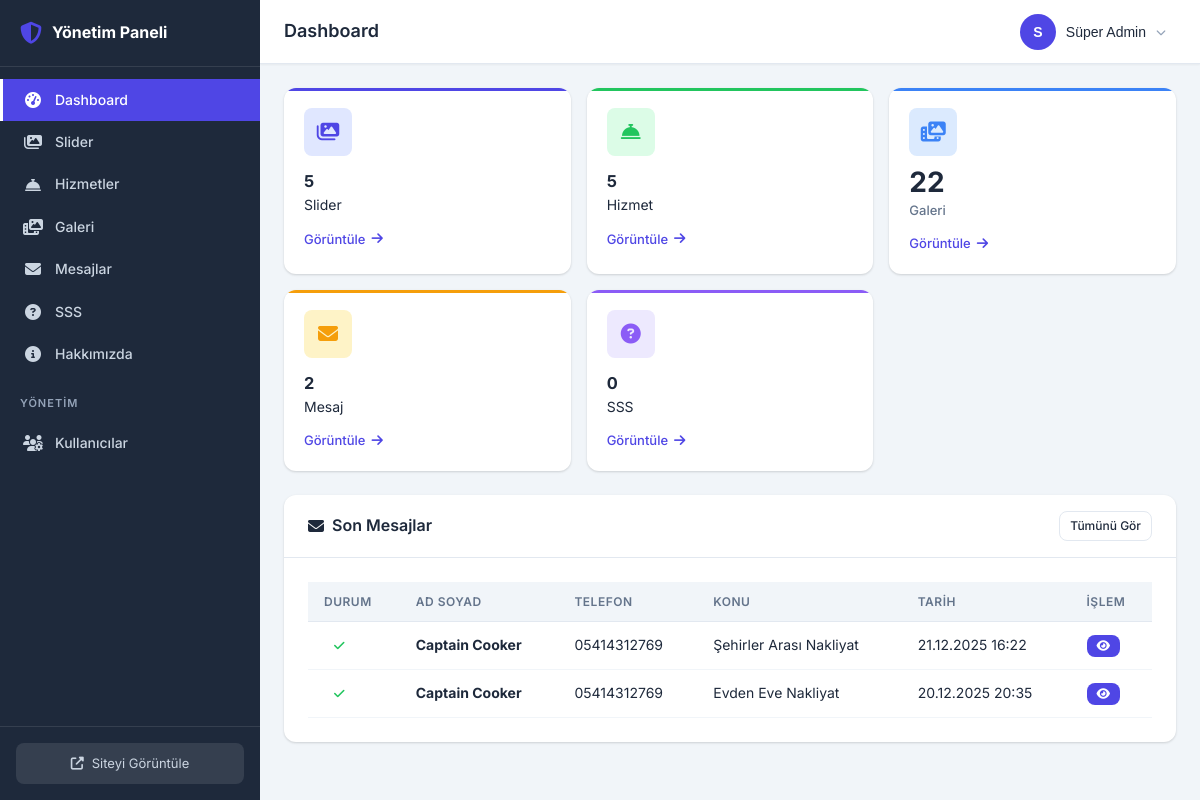
Screenshot of /gizli-yonetim-x7c8v9/ (signed in) with the database file from the repository.
### custom_admin/models.py (models this page shows, shortened)
class AdminUser(models.Model):
    ROLE_CHOICES = [
        ('superadmin', 'Süper Admin'),
        ('admin', 'Admin'),
    ]
    id = models.UUIDField(primary_key=True, default=uuid.uuid4, editable=False)
    username = models.CharField(max_length=50, unique=True, verbose_name="Kullanıcı Adı")
    password_hash = models.CharField(max_length=256, verbose_name="Şifre Hash")
    email = models.EmailField(blank=True, verbose_name="E-posta")
    first_name = models.CharField(max_length=100, blank=True, verbose_name="Ad")
    last_name = models.CharField(max_length=100, blank=True, verbose_name="Soyad")
    role = models.CharField(max_length=20, choices=ROLE_CHOICES, default='admin', verbose_name="Rol")
    is_active = models.BooleanField(default=True, verbose_name="Aktif")
    created_at = models.DateTimeField(auto_now_add=True, verbose_name="Oluşturulma Tarihi")
    updated_at = models.DateTimeField(auto_now=True, verbose_name="Güncellenme Tarihi")
    last_login = models.DateTimeField(null=True, blank=True, verbose_name="Son Giriş")
    can_manage_sliders = models.BooleanField(default=True, verbose_name="Slider Yönetimi")
    can_manage_services = models.BooleanField(default=True, verbose_name="Hizmet Yönetimi")
    can_manage_gallery = models.BooleanField(default=True, verbose_name="Galeri Yönetimi")
    can_manage_messages = models.BooleanField(default=True, verbose_name="Mesaj Yönetimi")
    can_manage_faq = models.BooleanField(default=True, verbose_name="SSS Yönetimi")
    can_manage_about = models.BooleanField(default=True, verbose_name="Hakkımızda Yönetimi")
    class Meta:
        verbose_name = "Admin Kullanıcı"
        verbose_name_plural = "Admin Kullanıcılar"
        ordering = ['-created_at']
    @property
    def is_superadmin(self):
        return self.role == 'superadmin'
    @property
    def full_name(self):
        name = f"{self.first_name} {self.last_name}".strip()
        return name or self.username

### core/models.py (models this page shows, shortened)
class ContactMessage(models.Model):
    ROOM_CHOICES = [
        ('1+0', '1+0 (Stüdyo)'),
        ('1+1', '1+1'),
        ('2+1', '2+1'),
        ('3+1', '3+1'),
        ('4+1', '4+1'),
        ('5+1', '5+1 ve üzeri'),
        ('villa', 'Villa'),
        ('ofis', 'Ofis'),
    ]
    SUBJECT_CHOICES = [
        ('evden_eve', 'Evden Eve Nakliyat'),
        ('sehirler_arasi', 'Şehirler Arası Nakliyat'),
        ('ofis', 'Ofis Taşımacılığı'),
        ('paketleme', 'Paketleme Hizmeti'),
        ('mobilya', 'Mobilya Montajı'),
    ]
    name = models.CharField(max_length=100, verbose_name="Ad Soyad")
    email = models.EmailField(verbose_name="E-Mail", blank=True)
    phone = models.CharField(max_length=20, verbose_name="Telefon", blank=True)
    subject = models.CharField(max_length=50, choices=SUBJECT_CHOICES, verbose_name="Konu", default='evden_eve')
    room_count = models.CharField(max_length=20, choices=ROOM_CHOICES, verbose_name="Oda Sayısı")
    message = models.TextField(verbose_name="Mesaj")
    created_at = models.DateTimeField(auto_now_add=True, verbose_name="Gönderim Tarihi")
    is_read = models.BooleanField(default=False, verbose_name="Okundu")
    class Meta:
        verbose_name = "İletişim Mesajı"
        verbose_name_plural = "İletişim Mesajları"
        ordering = ['-created_at']

### custom_admin/views.py (the view)
# urls.py: path('', views.dashboard, name='dashboard'),
@admin_login_required
def dashboard(request):
    context = {
        'admin_user': request.admin_user,
        'slider_count': SliderImage.objects.count(),
        'service_count': Service.objects.count(),
        'gallery_count': GalleryImage.objects.count(),
        'message_count': ContactMessage.objects.count(),
        'unread_messages': ContactMessage.objects.filter(is_read=False).count(),
        'faq_count': FAQ.objects.count(),
        'recent_messages': ContactMessage.objects.order_by('-created_at')[:5],
    }
    return render(request, 'custom_admin/dashboard.html', context)

### custom_admin/context_processors.py (called while the page is built)
def admin_context(request):
    context = {}
    if hasattr(request, 'admin_user'):
        context['unread_count'] = ContactMessage.objects.filter(is_read=False).count()
    return context

### custom_admin/templates/custom_admin/dashboard.html (shortened to what this page needs)
{% extends "custom_admin/base.html" %}
{% block page_title %}Dashboard{% endblock %}
{% block content %}
<div class="stats-grid">
    <div class="stat-card stat-primary">
        <div class="stat-icon"><i class="fas fa-images"></i></div>
        <div class="stat-details">
            <h3>{{ slider_count }}</h3>
            <p>Slider</p>
        </div>
        <a href="{% url 'custom_admin:slider_list' %}" class="stat-link">Görüntüle <i class="fas fa-arrow-right"></i></a>
    </div>
    <div class="stat-card stat-success">
        <div class="stat-icon"><i class="fas fa-concierge-bell"></i></div>
        <div class="stat-details">
            <h3>{{ service_count }}</h3>
            <p>Hizmet</p>
        </div>
        <a href="{% url 'custom_admin:service_list' %}" class="stat-link">Görüntüle <i class="fas fa-arrow-right"></i></a>
    </div>
    <div class="stat-card stat-info">
        <div class="stat-icon"><i class="fas fa-photo-video"></i></div>
        <div class="stat-details">
            <h3>{{ gallery_count }}</h3>
            <p>Galeri</p>
        </div>
        <a href="{% url 'custom_admin:gallery_list' %}" class="stat-link">Görüntüle <i class="fas fa-arrow-right"></i></a>
    </div>
    <div class="stat-card stat-warning">
        <div class="stat-icon"><i class="fas fa-envelope"></i></div>
        <div class="stat-details">
            <h3>{{ message_count }}</h3>
            <p>Mesaj</p>
        </div>
        <a href="{% url 'custom_admin:message_list' %}" class="stat-link">
            Görüntüle <i class="fas fa-arrow-right"></i>
        </a>
    </div>
    <div class="stat-card stat-purple">
        <div class="stat-icon"><i class="fas fa-question-circle"></i></div>
        <div class="stat-details">
            <h3>{{ faq_count }}</h3>
            <p>SSS</p>
        </div>
        <a href="{% url 'custom_admin:faq_list' %}" class="stat-link">Görüntüle <i class="fas fa-arrow-right"></i></a>
    </div>
</div>
<div class="card mt-4">
    <div class="card-header">
        <h2><i class="fas fa-envelope"></i> Son Mesajlar</h2>
        <a href="{% url 'custom_admin:message_list' %}" class="btn btn-sm btn-outline">Tümünü Gör</a>
    </div>
    <div class="card-body">
        {% if recent_messages %}
        <div class="table-responsive">
            <table class="data-table">
                <thead>
                    <tr>
                        <th>Durum</th>
                        <th>Ad Soyad</th>
                        <th>Telefon</th>
                        <th>Konu</th>
                        <th>Tarih</th>
                        <th>İşlem</th>
                    </tr>
                </thead>
                <tbody>
                    {% for msg in recent_messages %}
                    <tr class="{% if not msg.is_read %}row-unread{% endif %}">
                        <td>
                            {% if msg.is_read %}
                            <span class="status-badge status-read"><i class="fas fa-check"></i></span>
                            {% else %}
                            <span class="status-badge status-unread"><i class="fas fa-circle"></i></span>
                            {% endif %}
                        </td>
                        <td><strong>{{ msg.name }}</strong></td>
                        <td>{{ msg.phone }}</td>
                        <td>{{ msg.get_subject_display }}</td>
                        <td>{{ msg.created_at|date:"d.m.Y H:i" }}</td>
                        <td>
                            <a href="{% url 'custom_admin:message_detail' msg.pk %}" class="btn btn-sm btn-primary">
                                <i class="fas fa-eye"></i>
                            </a>
                        </td>
                    </tr>
                    {% endfor %}
                </tbody>
            </table>
        </div>
        {% else %}
        <div class="empty-state">
            <i class="fas fa-inbox"></i>
            <p>Henüz mesaj bulunmuyor.</p>
        </div>
        {% endif %}
    </div>
</div>
{% endblock %}

### custom_admin/templates/custom_admin/base.html (shortened to what this page needs)
{% load static %}
<!DOCTYPE html>
<html lang="tr" data-theme="light">
<head>
    <link rel="stylesheet" href="https://cdnjs.cloudflare.com/ajax/libs/font-awesome/6.4.0/css/all.min.css">
    <link rel="stylesheet" href="{% static 'custom_admin/css/admin.css' %}">
</head>
<body>
    <div class="admin-wrapper">
        <aside class="sidebar" id="sidebar">
            <div class="sidebar-header">
                <div class="sidebar-logo">
                    <i class="fas fa-shield-alt"></i>
                    <span>Yönetim Paneli</span>
                </div>
            </div>
            <nav class="sidebar-nav">
                <ul>
                    <li>
                        <a href="{% url 'custom_admin:dashboard' %}" class="{% if request.resolver_match.url_name == 'dashboard' %}active{% endif %}">
                            <i class="fas fa-tachometer-alt"></i>
                            <span>Dashboard</span>
                        </a>
                    </li>
                    {% if admin_user.has_permission.can_manage_sliders or admin_user.is_superadmin %}
                    <li>
                        <a href="{% url 'custom_admin:slider_list' %}" class="{% if 'slider' in request.resolver_match.url_name %}active{% endif %}">
                            <i class="fas fa-images"></i>
                            <span>Slider</span>
                        </a>
                    </li>
                    {% endif %}
                    {% if admin_user.has_permission.can_manage_services or admin_user.is_superadmin %}
                    <li>
                        <a href="{% url 'custom_admin:service_list' %}" class="{% if 'service' in request.resolver_match.url_name %}active{% endif %}">
                            <i class="fas fa-concierge-bell"></i>
                            <span>Hizmetler</span>
                        </a>
                    </li>
                    {% endif %}
                    {% if admin_user.has_permission.can_manage_gallery or admin_user.is_superadmin %}
                    <li>
                        <a href="{% url 'custom_admin:gallery_list' %}" class="{% if 'gallery' in request.resolver_match.url_name %}active{% endif %}">
                            <i class="fas fa-photo-video"></i>
                            <span>Galeri</span>
                        </a>
                    </li>
                    {% endif %}
                    {% if admin_user.has_permission.can_manage_messages or admin_user.is_superadmin %}
                    <li>
                        <a href="{% url 'custom_admin:message_list' %}" class="{% if 'message' in request.resolver_match.url_name %}active{% endif %}">
                            <i class="fas fa-envelope"></i>
                            <span>Mesajlar</span>
                        </a>
                    </li>
                    {% endif %}
                    {% if admin_user.has_permission.can_manage_faq or admin_user.is_superadmin %}
                    <li>
                        <a href="{% url 'custom_admin:faq_list' %}" class="{% if 'faq' in request.resolver_match.url_name %}active{% endif %}">
                            <i class="fas fa-question-circle"></i>
                            <span>SSS</span>
                        </a>
                    </li>
                    {% endif %}
                    {% if admin_user.has_permission.can_manage_about or admin_user.is_superadmin %}
                    <li>
                        <a href="{% url 'custom_admin:about_edit' %}" class="{% if 'about' in request.resolver_match.url_name %}active{% endif %}">
                            <i class="fas fa-info-circle"></i>
                            <span>Hakkımızda</span>
                        </a>
                    </li>
                    {% endif %}
                    {% if admin_user.is_superadmin %}
                    <li class="nav-divider">
                        <span>YÖNETİM</span>
                    </li>
                    <li>
                        <a href="{% url 'custom_admin:user_list' %}" class="{% if 'user' in request.resolver_match.url_name %}active{% endif %}">
                            <i class="fas fa-users-cog"></i>
                            <span>Kullanıcılar</span>
                        </a>
                    </li>
                    {% endif %}
                </ul>
            </nav>
            <div class="sidebar-footer">
                <a href="/" target="_blank" class="btn-site-view">
                    <i class="fas fa-external-link-alt"></i>
                    <span>Siteyi Görüntüle</span>
                </a>
            </div>
        </aside>
        <main class="main-content">
            <header class="topbar">
                <div class="topbar-left">
                    <h1 class="page-title">{% block page_title %}Dashboard{% endblock %}</h1>
                </div>
                <div class="topbar-right">
                    <div class="user-dropdown" id="userDropdown">
                        <button class="user-dropdown-toggle">
                            <div class="user-avatar">
                                {{ admin_user.username|first|upper }}
                            </div>
                            <span class="user-name">{{ admin_user.full_name }}</span>
                            <i class="fas fa-chevron-down"></i>
                        </button>
                    </div>
                </div>
            </header>
            <div class="content-area">
                {% block content %}{% endblock %}
            </div>
        </main>
    </div>
</body>
</html>

### rows the page displays
AdminUser: username|first "S", full_name "Süper Admin"
ContactMessage: is_read True (drawn), name "Captain Cooker", phone "05414312769", subject "Şehirler Arası Nakliyat", created_at "21.12.2025 16:22"
ContactMessage: is_read True (drawn), name "Captain Cooker", phone "05414312769", subject "Evden Eve Nakliyat", created_at "20.12.2025 20:35"

### other values shown
{{ slider_count }} "5"
{{ service_count }} "5"
{{ gallery_count }} "22"
{{ message_count }} "2"
{{ faq_count }} "0"
